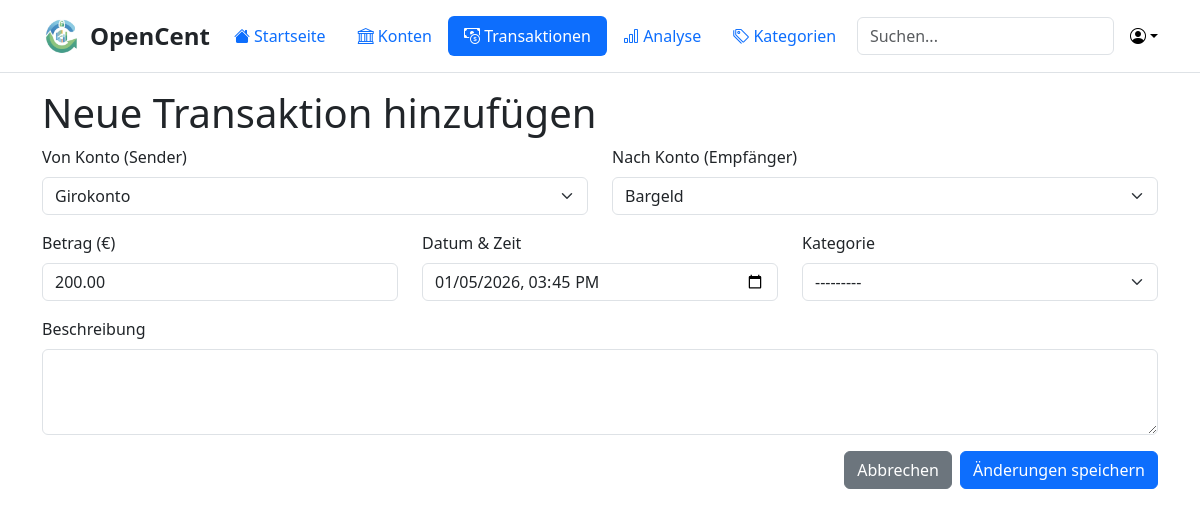
/transaction_edit/2/, run on the app's committed database.
### manager/models.py (models this page shows, shortened)
class Transaction(models.Model):
    sender = models.ForeignKey('Account', on_delete=models.CASCADE, related_name='sent_transactions', null=False, blank=False)
    receiver = models.ForeignKey('Account', on_delete=models.CASCADE, related_name='received_transactions', null=False, blank=False)
    amount = models.DecimalField(decimal_places=2, max_digits=10)
    timestamp = models.DateTimeField()
    description = models.TextField(blank=True, null=True)
    category = models.ForeignKey('Category', on_delete=models.SET_NULL, null=True, blank=True)
    class Meta:
        ordering = ['-timestamp']

### manager/views.py (the view)
# urls.py: path('transaction_edit/<int:transaction_id>/', views.transaction_edit, name='transaction_edit'),
def transaction_edit(request, transaction_id):
    transaction = get_object_or_404(Transaction, id=transaction_id)
    if request.method == 'POST':
        form = TransactionForm(request.POST, instance=transaction)
        if form.is_valid():
            form.save()
            return redirect('transactions')
    else:
        form = TransactionForm(instance=transaction)
    context = {
        'header_data': {
            'title': 'Transaktion bearbeiten',
            'selected_tab': 'transactions',
        },
        'form': form,
        'is_edit': True
    }
    return render(request, 'transactions/add.html', context)

### manager/forms.py (called while the page is built)
        def get_choices(objects):
            return [(obj.id, str(obj)) for obj in objects]

### manager/models.py (called while the page is built)
    def __str__(self):
        return f"{self.name}"

    def __str__(self):
        return f"{self.name}"

### manager/templates/transactions/add.html (shortened to what this page needs)
{% extends 'master.html' %}
{% block content %}
<h1>Neue Transaktion hinzufügen</h1>
<form method="post">
<div class="row">
    <div class="col-md-6 mb-3">
        <label class="form-label">Von Konto (Sender)</label>
        {{ form.sender }}
    </div>
    <div class="col-md-6 mb-3">
        <label class="form-label">Nach Konto (Empfänger)</label>
        {{ form.receiver }}
    </div>
</div>
<div class="row">
    <div class="col-md-4 mb-3">
        <label class="form-label">Betrag (€)</label>
        {{ form.amount }}
    </div>
    <div class="col-md-4 mb-3">
        <label class="form-label">Datum & Zeit</label>
        {{ form.timestamp }}
    </div>
    <div class="col-md-4 mb-3">
        <label class="form-label">Kategorie</label>
        {{ form.category }}
    </div>
</div>
<div class="mb-3">
    <label class="form-label">Beschreibung</label>
    {{ form.description }}
</div>
<div class="d-flex justify-content-end">
    <a href="{% url 'transactions' %}" class="btn btn-secondary me-2">Abbrechen</a>
    <button type="submit" class="btn btn-primary">
        {% if is_edit %}
            Änderungen speichern
        {% else %}
            Transaktion hinzufügen
        {% endif %}
    </button>
</div>
</form>
{% endblock %}

### data on the page
Transaction: sender "Girokonto", receiver "Bargeld", amount "200.00", timestamp "01/05/2026 15:45", category "---------"
